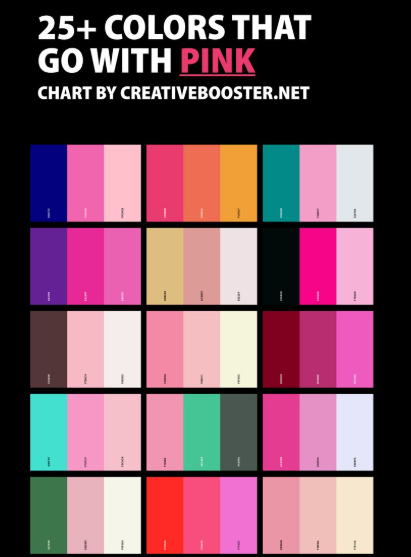
#> input picture pink.png, 411 x 557 px
$ jupyter execute 'color_recognition(pink).ipynb'
#> lines starting #> are read from the running program, lines starting #| are printed output that depends on the picture; after the words box and inside, x2 and y2 are one past the last pixel; in counts of white or black regions, pixels touching at a corner belong together
<a href="https://colab.research.google.com/github/tasneem2003mo/color-recognition-pink-/blob/main/color_recognition(pink).ipynb" target="_parent"></a>

[cell 1]
import cv2
import numpy as np
from google.colab import files
from google.colab.patches import cv2_imshow

# 1. رفع الصورة
uploaded = files.upload()
#> the answer given: pink.png
file_name = list(uploaded.keys())[0]

# 2. قراءة الصورة
frame = cv2.imread(file_name)
#> frame is the input picture: shape (557, 411, 3); mean B, G, R 96.4, 83.2, 119.5

# 3. تحويل الألوان وتحديد النطاق الوردي
hsv_frame = cv2.cvtColor(frame, cv2.COLOR_BGR2HSV)
#> hsv_frame: shape (557, 411, 3); mean H, S, V 73.8, 87.2, 128.2
lower_pink = np.array([140, 50, 50])
upper_pink = np.array([170, 255, 255])
pink_mask = cv2.inRange(hsv_frame, lower_pink, upper_pink)
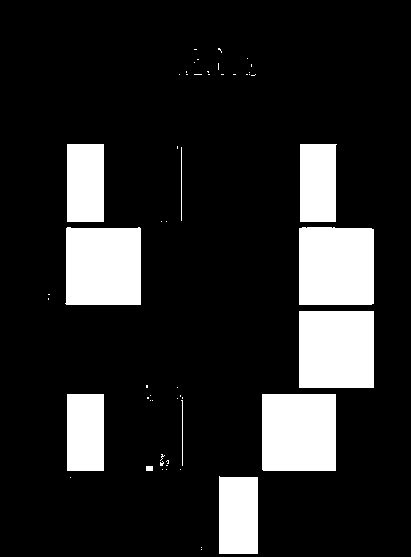
#> pink_mask: shape (557, 411); 15.2% white; 54 white regions (43 under 20 px)

# 4. البحث عن اللون الوردي ورسم المستطيل
contours, _ = cv2.findContours(pink_mask, cv2.RETR_TREE, cv2.CHAIN_APPROX_SIMPLE)
#> contours = 54 contours, 45 with area under 20; largest, box (x1, y1, x2, y2) and area: (299, 227, 374, 305) 5652, (65, 227, 141, 305) 5631, (299, 311, 374, 388) 5624, (262, 394, 336, 471) 5548, (219, 476, 258, 554) 2888

for contour in contours:
    area = cv2.contourArea(contour)
    if area > 100: # تقليل المساحة لتناسب المربعات الصغيرة
        x, y, w, h = cv2.boundingRect(contour)
        # جعل سمك المستطيل 1 بدلاً من 3 لتصبح الخطوط نحيفة ومحددة
        cv2.rectangle(frame, (x, y), (x + w, y + h), (0, 255, 0), 1)
        # تصغير حجم الخط إلى 0.3 وسماكته إلى 1 ليكون الكلام صغيراً ومرتباً
        cv2.putText(frame, "Pink Detected", (x, y - 4),
                    cv2.FONT_HERSHEY_SIMPLEX, 0.3, (0, 255, 0), 1)
#> this loop made 54 passes
#> (contour, area, x, y, w, h) on passes 22, 25, 35: ([[67, 394], [67, 470], [103, 470], [103, 394]], 2736, 67, 394, 37, 77), ([[299, 311], [299, 387], [373, 387], [373, 311]], 5624, 299, 311, 75, 77), ([[67, 144], [67, 221], [103, 221], [103, 144]], 2772, 67, 144, 37, 78)
#> (area, x, y, w, h) on passes 4, 21, 28, 29, 34: (2888.5, 219, 476, 39, 78), (5547.5, 262, 394, 74, 77), (5652, 299, 227, 75, 78), (5631, 65, 227, 76, 78), (2695.5, 300, 144, 37, 78)
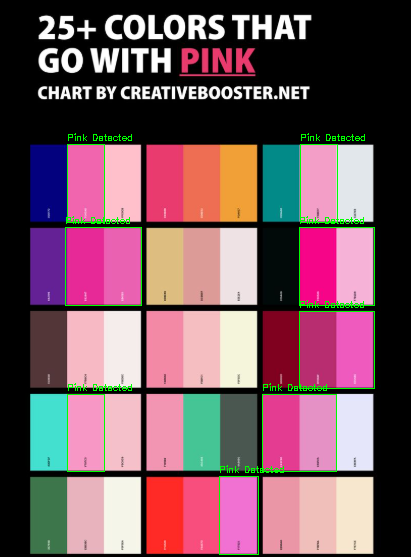
#> frame: shape (557, 411, 3); 1.46% of pixels changed, all inside (x1, y1, x2, y2) = (65, 133, 375, 555)

# 5. عرض الصورة الناتجة
print("--- النتيجة النهائية المرتبة ---")
cv2_imshow(frame)
